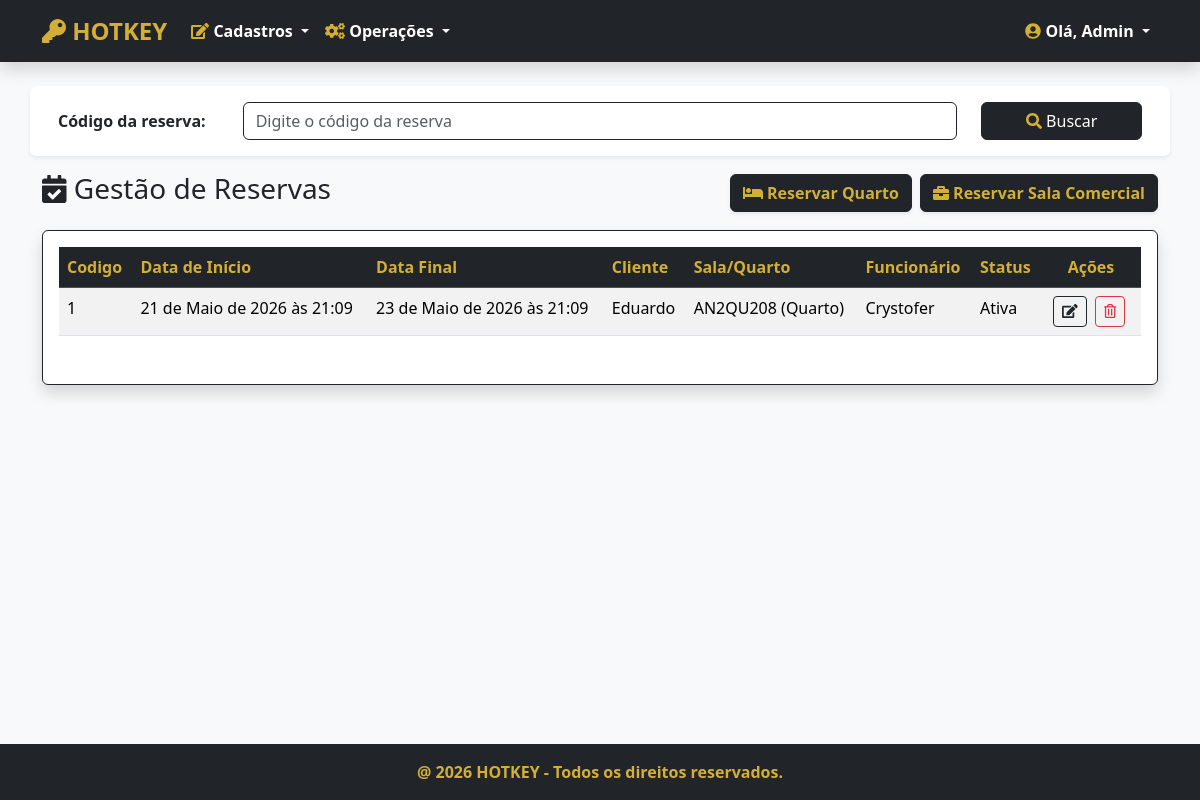
/reservas/ (signed in), run on the app's committed database.
### reservas/models.py (models this page shows, shortened)
class Reserva(models.Model):
    STATUS_CHOICES = [
        ('ATIVA', 'Ativa'),
        ('ENCERRADA', 'Encerrada')
    ]
    codigo = models.CharField('Codigo', max_length=100, unique=True, help_text='Codigo da reserva')
    data_inicio = models.DateTimeField('Data de início', help_text='Data de início da reserva')
    data_fim = models.DateTimeField('Data de fim', help_text='Data de fim da reserva')
    status = models.CharField('Status', max_length=50, choices=STATUS_CHOICES, default='ATIVA')
    cliente = models.ForeignKey(clientes.models.Cliente, verbose_name='Cliente', help_text='Nome do Cliente',
                                on_delete=models.PROTECT, related_name='reserva_cliente')
    sala = models.ForeignKey(salas.models.Sala, verbose_name='Sala', help_text='Nome da Sala', on_delete=models.PROTECT,
                             related_name='sala')
    funcionario = models.ForeignKey(funcionarios.models.Funcionario, verbose_name='Funcionário',
                                    help_text='Nome do Funcionário', on_delete=models.PROTECT,
                                    related_name='funcionario')
    class Meta:
        verbose_name = 'Reserva'
        verbose_name_plural = 'Reservas'

### clientes/models.py (models this page shows)
class Pessoa(models.Model):
    nome = models.CharField('Nome', max_length=100, help_text='Nome completo')
    cpf = models.CharField('CPF', max_length=14, unique=True, help_text='Apenas números ou formato 000.000.000-00')

### salas/models.py (models this page shows, shortened)
class Sala(models.Model):
    TIPO_CHOICES = [
        ('QUARTO', 'Quarto'),
        ('SALA COMERCIAL','Sala Comercial')
    ]
    STATUS_CHOICES = [
        ('DISPONÍVEL','Disponível para reserva'),
        ('RESERVADA','Reservada')
    ]
    ANDAR_CHOICES = [
        ('1', 'Primeiro Andar'),
        ('2', 'Segundo Andar'),
        ('3', 'Terceiro Andar'),
        ('4', 'Quarto Andar'),
        ('5', 'Quinto Andar'),
        ('6', 'Sexto Andar'),
        ('7', 'Setimo Andar'),
        ('8', 'Oitavo Andar'),
    ]
    codigo = models.CharField('Codigo', max_length=100,help_text='Identificador da sala')
    tipo = models.CharField('Tipo', max_length=50, choices=TIPO_CHOICES, default='QUARTO')
    status = models.CharField('Status',max_length=50,choices=STATUS_CHOICES,help_text='Status da sala',default='DISPONÍVEL')
    andar = models.CharField('Andar',max_length=50,choices=ANDAR_CHOICES,null=True, blank=True)
    bloco = models.ForeignKey('blocos.Bloco', on_delete=models.PROTECT, null=True, blank=True)
    class Meta:
        verbose_name = 'Sala'
        verbose_name_plural = 'Salas'

### reservas/views.py (the view)
# urls.py: path('', ReservaListView.as_view(), name='reservas'),
class ReservaListView(PermissionRequiredMixin,ListView):
    permission_required = 'reservas.view_reserva'
    permission_denied = 'Visualizar reserva'
    model = Reserva
    template_name = 'reservas.html'
    def get_queryset(self):
        buscar = self.request.GET.get('buscar')
        qs = super(ReservaListView, self).get_queryset()
        if buscar:
            qs = qs.filter(codigo__icontains=buscar)
        if qs.count() > 0:
            paginator = Paginator(qs, 10)
            listagem = paginator.get_page(self.request.GET.get('page'))
            return listagem
        else:
            return messages.info(self.request, 'Não existem reservas!')

### reservas/templates/reservas.html (shortened to what this page needs)
{% extends 'index.html' %}
{% load django_bootstrap5 %}
{% block content %}
<section class="section mt-4">
    <div class="container">
        <form action="" method="GET">
            <div class="form-group row p-3 mb-3 bg-white shadow-sm rounded">
                <label class="col-sm-2 col-form-label fw-bold">Código da reserva:</label>
                <div class="col-sm-8">
                    <input class="form-control border-dark" type="text" name="buscar" value="{{ request.GET.buscar }}" placeholder="Digite o código da reserva">
                </div>
                <div class="col-sm-2">
                    <button type="submit" class="btn btn-dark w-100"><i class="fas fa-search text-gold"></i> Buscar</button>
                </div>
            </div>
        </form>
        <div class="d-flex justify-content-between align-items-center mb-3">
            <h3 class="text-dark"><i class="fas fa-calendar-check"></i> Gestão de Reservas</h3>
            <div class="d-flex gap-2">
                <a href="{% url 'reserva_quarto_adicionar' %}" class="btn btn-dark text-gold fw-bold shadow-sm">
                    <i class="fas fa-bed"></i> Reservar Quarto
                </a>
                <a href="{% url 'reserva_sala_comercial_adicionar' %}" class="btn btn-dark text-gold fw-bold shadow-sm">
                    <i class="fas fa-briefcase"></i> Reservar Sala Comercial
                </a>
            </div>
        </div>
        {% if object_list %}
        <div class="card shadow border-dark">
            <div class="card-body">
                <div class="table-responsive">
                    <table class="table table-hover table-striped">
                        <thead class="table-dark">
                            <tr>
                                <th class="text-gold">Codigo</th>
                                <th class="text-gold">Data de Início</th>
                                <th class="text-gold">Data Final</th>
                                <th class="text-gold">Cliente</th>
                                <th class="text-gold">Sala/Quarto</th>
                                <th class="text-gold">Funcionário</th>
                                <th class="text-gold">Status</th>
                                <th style="width: 100px; text-align: center" class="text-gold">Ações</th>
                            </tr>
                        </thead>
                        <tbody>
                            {% for reserva in object_list %}
                            <tr>
                                <td>{{ reserva.codigo }}</td>
                                <td>{{ reserva.data_inicio }}</td>
                                <td>{{ reserva.data_fim }}</td>
                                <td>{{ reserva.cliente.nome }}</td>
                                <td>{{ reserva.sala.codigo }} ({{ reserva.sala.get_tipo_display }})</td>
                                <td>{{ reserva.funcionario.nome }}</td>
                                <td>{{ reserva.get_status_display }}</td>
                                <td style="text-align: center">
                                    {% if reserva.sala.tipo == 'QUARTO' %}
                                        <a href="{% url 'reserva_quarto_editar' reserva.pk %}" class="btn btn-sm btn-outline-dark me-1" title="Editar">
                                            <i class="fas fa-edit"></i>
                                        </a>
                                    {% else %}
                                        <a href="{% url 'reserva_sala_comercial_editar' reserva.pk %}" class="btn btn-sm btn-outline-dark me-1" title="Editar">
                                            <i class="fas fa-edit"></i>
                                        </a>
                                    {% endif %}
                                    <a href="{% url 'reserva_apagar' reserva.pk %}" class="btn btn-sm btn-outline-danger me-1" title="Excluir">
                                        <i class="far fa-trash-alt"></i>
                                    </a>
                                </td>
                            </tr>
                            {% endfor %}
                        </tbody>
                    </table>
                </div>
            </div>
        </div>
        {% else %}
        <div class="alert alert-warning border-dark text-dark mt-4">
            <h5 class="m-0"><i class="fas fa-exclamation-triangle text-gold"></i> Não existem Reservas!</h5>
        </div>
        {% endif %}
    </div>
</section>
{% endblock %}

### home/templates/index.html (shortened to what this page needs)
<!DOCTYPE html>
{% load static %}
{% load django_bootstrap5 %}
<html lang="pt-br" data-bs-theme="light">
{% block head %}
    {% include "head.html" %}
{% endblock %}
<body class="d-flex flex-column min-vh-100">
    <nav class="navbar navbar-expand-lg bg-dark navbar-dark shadow">
        <div class="container">
            <a class="navbar-brand text-gold fw-bold fs-4" href="/">
                <i class="fas fa-key"></i> HOTKEY
            </a>
            <div class="collapse navbar-collapse" id="menuPrincipal">
                {% if request.user.is_authenticated %}
                <ul class="navbar-nav me-auto mb-2 mb-lg-0">
                    <li class="nav-item dropdown">
                        <a class="nav-link dropdown-toggle fw-bold" href="#" id="menuCadastros" role="button" data-bs-toggle="dropdown">
                            <i class="fas fa-edit text-gold"></i> Cadastros
                        </a>
                    </li>
                    <li class="nav-item dropdown">
                        <a class="nav-link dropdown-toggle fw-bold" href="#" id="menuOperacoes" role="button" data-bs-toggle="dropdown">
                            <i class="fas fa-cogs text-gold"></i> Operações
                        </a>
                    </li>
                </ul>
                <ul class="navbar-nav ms-auto">
                    <li class="nav-item dropdown">
                        <a class="nav-link dropdown-toggle fw-bold text-white" href="#" id="menuUsuario" role="button" data-bs-toggle="dropdown">
                            <i class="fas fa-user-circle text-gold"></i> Olá, {{ request.user.username|title }}
                        </a>
                    </li>
                </ul>
                {% endif %}
            </div>
        </div>
    </nav>
    <main class="flex-grow-1">
        {% block content %}{% endblock %}
    </main>
    {% block footer %}
        {% include "footer.html" %}
    {% endblock %}
</body>
</html>

### home/templates/head.html (style rules this page uses)
body { background-color: #f8f9fa; }
.text-gold { color: #D4AF37 !important; }
.navbar-dark .navbar-nav .nav-link { color: #fff; }

### data on the page
Reserva: codigo "1", data_inicio "21 de Maio de 2026 às 21:09", data_fim "23 de Maio de 2026 às 21:09", cliente.nome "Eduardo", sala.codigo "AN2QU208", sala.tipo "Quarto", funcionario.nome "Crystofer", status "Ativa"

### other printed values
{{ request.user.username|title }} "Admin"
